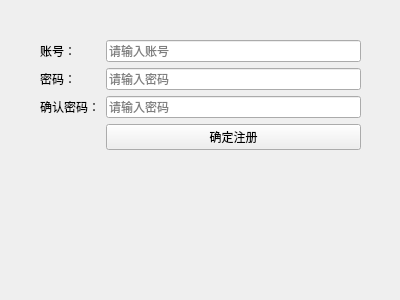
<?xml version="1.0" encoding="UTF-8"?>
<ui version="4.0">
 <class>RegistForm</class>
 <widget class="QWidget" name="RegistForm">
  <property name="geometry">
   <rect>
    <x>0</x>
    <y>0</y>
    <width>400</width>
    <height>300</height>
   </rect>
  </property>
  <property name="windowTitle">
   <string>Form</string>
  </property>
  <widget class="QWidget" name="">
   <property name="geometry">
    <rect>
     <x>40</x>
     <y>40</y>
     <width>321</width>
     <height>241</height>
    </rect>
   </property>
   <layout class="QFormLayout" name="formLayout">
    <item row="0" column="0">
     <widget class="QLabel" name="label">
      <property name="text">
       <string>账号：</string>
      </property>
     </widget>
    </item>
    <item row="0" column="1">
     <widget class="QLineEdit" name="usernameEdit">
      <property name="text">
       <string/>
      </property>
      <property name="placeholderText">
       <string>请输入账号</string>
      </property>
     </widget>
    </item>
    <item row="1" column="0">
     <widget class="QLabel" name="label_2">
      <property name="text">
       <string>密码：</string>
      </property>
     </widget>
    </item>
    <item row="1" column="1">
     <widget class="QLineEdit" name="passwdEdit">
      <property name="text">
       <string/>
      </property>
      <property name="placeholderText">
       <string>请输入密码</string>
      </property>
     </widget>
    </item>
    <item row="2" column="0">
     <widget class="QLabel" name="label_3">
      <property name="text">
       <string>确认密码：</string>
      </property>
     </widget>
    </item>
    <item row="2" column="1">
     <widget class="QLineEdit" name="ackpasswdEdit">
      <property name="text">
       <string/>
      </property>
      <property name="placeholderText">
       <string>请输入密码</string>
      </property>
     </widget>
    </item>
    <item row="3" column="1">
     <widget class="QPushButton" name="registButton">
      <property name="text">
       <string>确定注册</string>
      </property>
     </widget>
    </item>
   </layout>
  </widget>
 </widget>
 <resources/>
 <connections/>
</ui>
